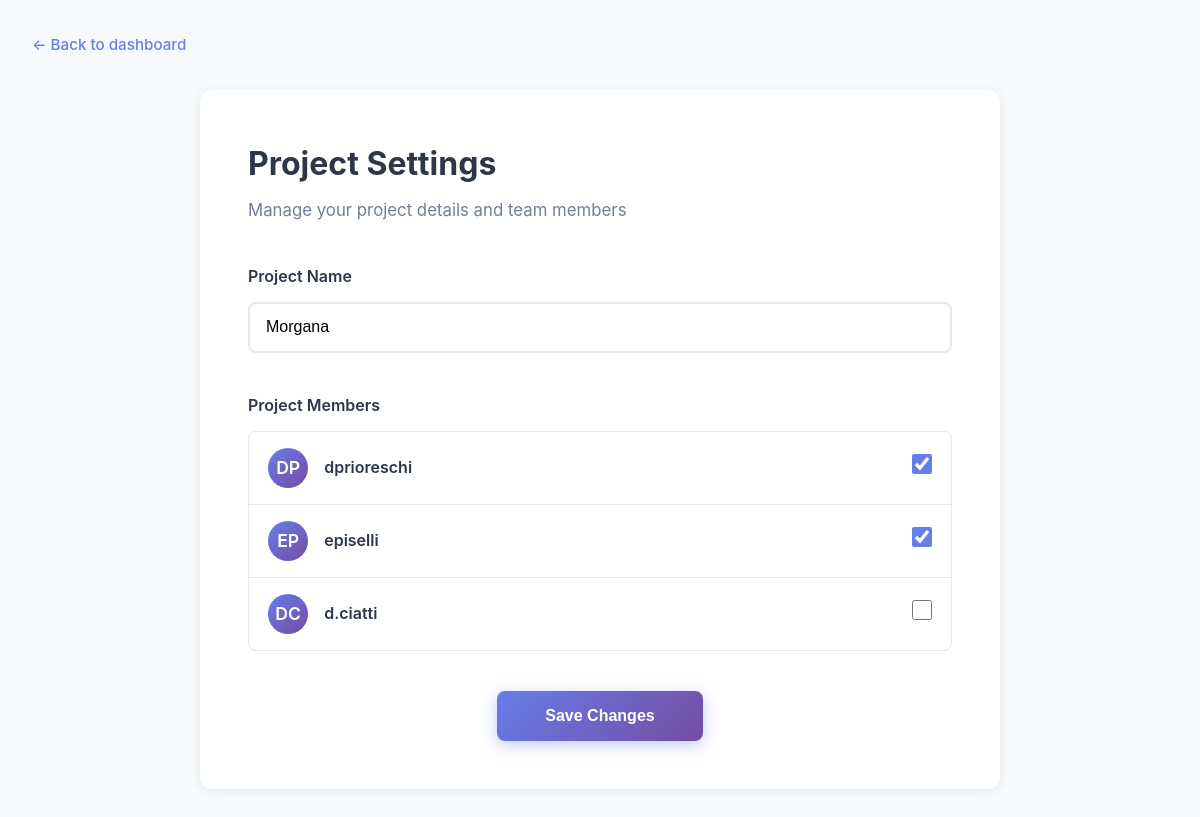
The app's page /modifica_progetto/1 (signed in) with its own data.
### tables this page shows
CREATE TABLE progetti (
            id INTEGER PRIMARY KEY AUTOINCREMENT,
            nome TEXT NOT NULL,
            owner_id INTEGER NOT NULL,
            FOREIGN KEY (owner_id) REFERENCES utenti(id)
        );

CREATE TABLE utenti (
            id INTEGER PRIMARY KEY AUTOINCREMENT,
            nome TEXT NOT NULL,
            email TEXT UNIQUE NOT NULL,
            password_hash TEXT NOT NULL,
            ruolo TEXT NOT NULL
        );

### app/main.py (the view)
@app.get("/modifica_progetto/{progetto_id}", response_class=HTMLResponse)
async def modifica_progetto_get(request: Request, progetto_id: int, user_id: str = Cookie(default=None)):
    if not user_id:
        return RedirectResponse("/login", status_code=302)
    db_path = get_db_path()
    conn = sqlite3.connect(db_path)
    c = conn.cursor()
    c.execute("""
        SELECT 1 FROM progetti p
        LEFT JOIN progetti_utenti pu ON p.id = pu.progetto_id
        WHERE p.id = ? AND (p.owner_id = ? OR pu.utente_id = ?)
    """, (progetto_id, user_id, user_id))
    if not c.fetchone():
        conn.close()
        return RedirectResponse("/", status_code=302)
    c.execute("SELECT nome FROM progetti WHERE id = ?", (progetto_id,))
    progetto = c.fetchone()
    c.execute("SELECT id, nome FROM utenti")
    tutti_utenti = [{"id": r[0], "nome": r[1]} for r in c.fetchall()]
    c.execute("SELECT utente_id FROM progetti_utenti WHERE progetto_id = ?", (progetto_id,))
    membri_attuali = [r[0] for r in c.fetchall()]
    conn.close()
    if not progetto:
        return RedirectResponse("/", status_code=302)
    return templates.TemplateResponse("modifica_progetto.html", {
        "request": request,
        "progetto_id": progetto_id,
        "nome": progetto[0],
        "tutti_utenti": tutti_utenti,
        "membri_attuali": membri_attuali
    })

### frontend/templates/modifica_progetto.html (shortened to what this page needs)
<!DOCTYPE html>
<html lang="it">
<head>
    <link rel="stylesheet" href="/static/style.css">
</head>
<body>
    <div class="edit-project-container">
        <nav class="back-nav">
            <a href="/" class="back-link">← Back to dashboard</a>
        </nav>
        <div class="edit-project-card">
            <h1 class="project-settings-title">Project Settings</h1>
            <div class="project-settings-subtitle">
                Manage your project details and team members
            </div>
            <form method="post" action="/modifica_progetto/{{ progetto_id }}">
                <section class="project-name-section">
                    <label for="nome" class="section-label">Project Name</label>
                    <input type="text" id="nome" name="nome" value="{{ nome }}" required class="project-name-input">
                </section>
                <section class="project-members-section">
                    <h3 class="section-label">Project Members</h3>
                    <div class="members-list">
                        {% for utente in tutti_utenti %}
                        <div class="member-item">
                            <div class="member-avatar">
                                <span class="member-avatar-text">
                                    {{ (utente.nome|replace('.', '')|replace(' ', ''))[:2]|upper }}
                                </span>
                            </div>
                            <div class="member-info">
                                <div class="member-name">{{ utente.nome }}</div>
                            </div>
                            <div class="member-actions">
                                <input type="checkbox" name="membri" value="{{ utente.id }}"
                                    {% if utente.id in membri_attuali %}checked{% endif %}
                                    class="member-checkbox">
                            </div>
                        </div>
                        {% endfor %}
                    </div>
                </section>
                <div class="save-section">
                    <button type="submit" class="save-changes-btn">Save Changes</button>
                </div>
            </form>
        </div>
    </div>
</body>
</html>

### frontend/static/style.css (style rules this page uses)
* { margin: 0; padding: 0; box-sizing: border-box; }
body { font-family: 'Inter', -apple-system, BlinkMacSystemFont, 'Segoe UI', Roboto, Oxygen, Ubuntu, Cantarell, sans-serif; background: linear-gradient(135deg, #667eea 0%, #764ba2 100%); min-height: 100vh; color: #2d3748; line-height: 1.6; }
a { color: #25b7ff; text-decoration: none; transition: color 0.3s ease; }
.back-nav { max-width: 1400px; margin: 0 auto 2rem; }
.back-nav a { color: #667eea; font-weight: 500; font-size: 0.95rem; display: inline-flex; align-items: center; transition: color 0.3s ease; }
.edit-project-container { min-height: 100vh; background: #f7fafc; padding: 2rem; }
.edit-project-card { max-width: 800px; margin: 0 auto; background: white; padding: 3rem; border-radius: 12px; box-shadow: 0 2px 12px rgba(0, 0, 0, 0.08); }
.project-settings-title { font-size: 2rem; color: #2d3748; font-weight: 700; margin-bottom: 0.5rem; }
.project-settings-subtitle { color: #718096; margin-bottom: 2.5rem; font-size: 1.05rem; }
.project-name-section { margin-bottom: 2.5rem; }
.section-label { display: block; margin-bottom: 0.8rem; color: #2d3748; font-weight: 600; font-size: 1rem; }
.project-name-input { width: 100%; padding: 0.9rem 1rem; border: 2px solid #e2e8f0; border-radius: 8px; font-size: 1rem; transition: border-color 0.3s ease; }
.project-members-section { margin-bottom: 2.5rem; }
.members-list { border: 1px solid #e2e8f0; border-radius: 8px; overflow: hidden; }
.member-item { display: flex; align-items: center; padding: 1rem 1.2rem; border-bottom: 1px solid #e2e8f0; transition: background 0.2s ease; }
.member-item:last-child { border-bottom: none; }
.member-avatar { width: 40px; height: 40px; background: linear-gradient(135deg, #667eea 0%, #764ba2 100%); border-radius: 50%; display: flex; align-items: center; justify-content: center; margin-right: 1rem; }
.member-avatar-text { color: white; font-weight: 600; font-size: 1.1rem; }
.member-info { flex: 1; }
.member-name { color: #2d3748; font-weight: 600; }
.member-checkbox { width: 20px; height: 20px; cursor: pointer; accent-color: #667eea; }
.save-section { text-align: center; }
.save-changes-btn { padding: 1rem 3rem; background: linear-gradient(135deg, #667eea 0%, #764ba2 100%); color: white; border: none; border-radius: 8px; font-size: 1rem; font-weight: 600; cursor: pointer; transition: all 0.3s ease; box-shadow: 0 4px 15px rgba(102, 126, 234, 0.4); }

### records on screen
progetti: nome "Morgana"
utenti: nome "DP", nome "dprioreschi", membri "☑"
utenti: nome "EP", nome "episelli", membri "☑"
utenti: nome "DC", nome "d.ciatti"
